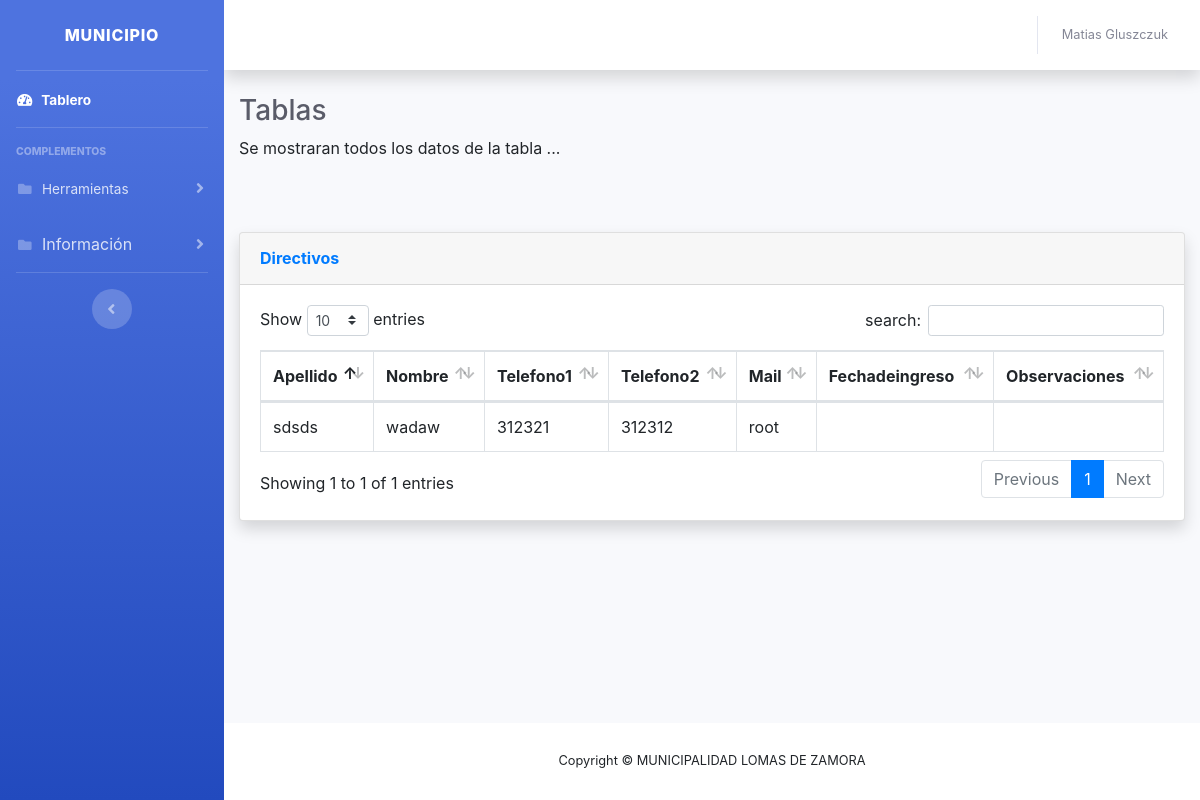
The page /administrador/tabla-directivos.php (signed in) on the database its author committed.
### tables this page shows
CREATE TABLE `director` (
  `iddirector` int(11) NOT NULL,
  `nombredi` varchar(50) NOT NULL,
  `apellido` varchar(50) NOT NULL,
  `celular` int(11) NOT NULL,
  `celular2` int(11) NOT NULL,
  `email` varchar(50) NOT NULL,
  `foto` longblob NOT NULL,
  `fechadesde` varchar(10) NOT NULL,
  `observaciones` varchar(100) NOT NULL
);

### administrador/tabla-directivos.php (the view, shortened to what this page needs)
<!DOCTYPE html>
<html lang="en">
<head>
    <link href="vendor/fontawesome-free/css/all.min.css" rel="stylesheet" type="text/css">
    <link href="css/sb-admin-2.min.css" rel="stylesheet">
    <link href="vendor/datatables/dataTables.bootstrap4.min.css" rel="stylesheet">
  <link rel="stylesheet" href="https://cdnjs.cloudflare.com/ajax/libs/font-awesome/4.7.0/css/font-awesome.min.css">
  <link rel="stylesheet" href="https://stackpath.bootstrapcdn.com/bootstrap/4.3.1/css/bootstrap.min.css">
</head>
<body id="page-top">
  <div id="wrapper">
    <ul class="navbar-nav bg-gradient-primary sidebar sidebar-dark accordion" id="accordionSidebar">
      <a class="sidebar-brand d-flex align-items-center justify-content-center" href="index.php">
        <div class="sidebar-brand-text mx-3">Municipio</div>
      </a>
      <hr class="sidebar-divider my-0">
      <li class="nav-item active">
        <a class="nav-link" href="index.php">
          <i class="fas fa-fw fa-tachometer-alt"></i>
          <span>Tablero</span></a>
      </li>
      <hr class="sidebar-divider">
      <div class="sidebar-heading">
        Complementos
      </div>
      <li class="nav-item">
        <a class="nav-link collapsed" href="#" data-toggle="collapse" data-target="#collapsePages" aria-expanded="true" aria-controls="collapsePages">
          <i class="fas fa-fw fa-folder"></i>
          <span>Herramientas</span>
        </a>
      </li>
      <li class="nav-item">
        <a class="nav-link collapsed" href="#" data-toggle="collapse" data-target="#collapsePages" aria-expanded="true" aria-controls="collapsePages">
          <i class="fas fa-fw fa-folder"></i>
          <span></span>Información
        </a>
      </li>
      <hr class="sidebar-divider d-none d-md-block">
      <div class="text-center d-none d-md-inline">
        <button class="rounded-circle border-0" id="sidebarToggle"></button>
      </div>
    </ul>
    <div id="content-wrapper" class="d-flex flex-column">
      <div id="content">
        <nav class="navbar navbar-expand navbar-light bg-white topbar mb-4 static-top shadow">
          <ul class="navbar-nav ml-auto">
            <li class="nav-item dropdown no-arrow">
              <a class="nav-link dropdown-toggle" href="#" id="userDropdown" role="button" data-toggle="dropdown" aria-haspopup="true" aria-expanded="false">
                <span class="mr-2 d-none d-lg-inline text-gray-600 small">
                  <?php
                    echo $_SESSION['nombre']." ".$_SESSION['apellido'];
                  ?>
                </span>
              </a>
            </li>
          </ul>
        </nav>
        <div class="container-fluid">
          <h1 class="h3 mb-2 text-gray-800">Tablas</h1>
          <p class="mb-4">Se mostraran todos los datos de la tabla ... </p>
          <br>
          <br>
          <div class="card shadow mb-4">
            <div class="card-header py-3">
              <h6 class="m-0 font-weight-bold text-primary">Directivos</h6>
            </div>
            <div class="card-body">
              <div class="table-responsive">
                <table class="table table-bordered" id="dataTable" width="100%" cellspacing="0">
                  <thead>
                    <tr>
                      <th>Apellido</th>
                      <th>Nombre</th>
                      <th>Telefono1</th>
                      <th>Telefono2</th>
                      <th>Mail</th>
                      <th>Fechadeingreso</th>
                      <th>Observaciones</th>
                    </tr>
                  </thead>
                  <?php
                          $servername = "localhost";
                          $username = "root";
                          $password = "";
                          $dbname = "municipio";
                          $conn = new mysqli($servername,$username,$password,$dbname);
                          $sql = "SELECT * FROM director";
                          $result = $conn->query($sql);
                          if ($result->num_rows > 0) {
                              while($row = $result->fetch_assoc()) {
                                  echo "<tr><td>".$row["apellido"]."</td>"."<td>".$row["nombredi"]."</td>"."<td>".$row["celular"]."</td>"."<td>".$row["celular2"]."</td>"."<td>".$row["email"]."</td>"."<td>".$row["fechadesde"]."</td>"."<td>".$row["observaciones"]."</td></tr>";
                              }
                          }
                  ?>
                </table>
              </div>
            </div>
          </div>
        </div>
      </div>
      <footer class="sticky-footer bg-white">
        <div class="container my-auto">
          <div class="copyright text-center my-auto">
            <span>Copyright &copy; MUNICIPALIDAD LOMAS DE ZAMORA</span>
          </div>
        </div>
      </footer>
    </div>
  </div>
</body>
</html>

### rows shown on the page
director: apellido "sdsds", nombredi "wadaw", celular "312321", celular2 "312312", email "root"

### other values the page prints
$_SESSION['nombre'] "Matias"
$_SESSION['apellido'] "Gluszczuk"
